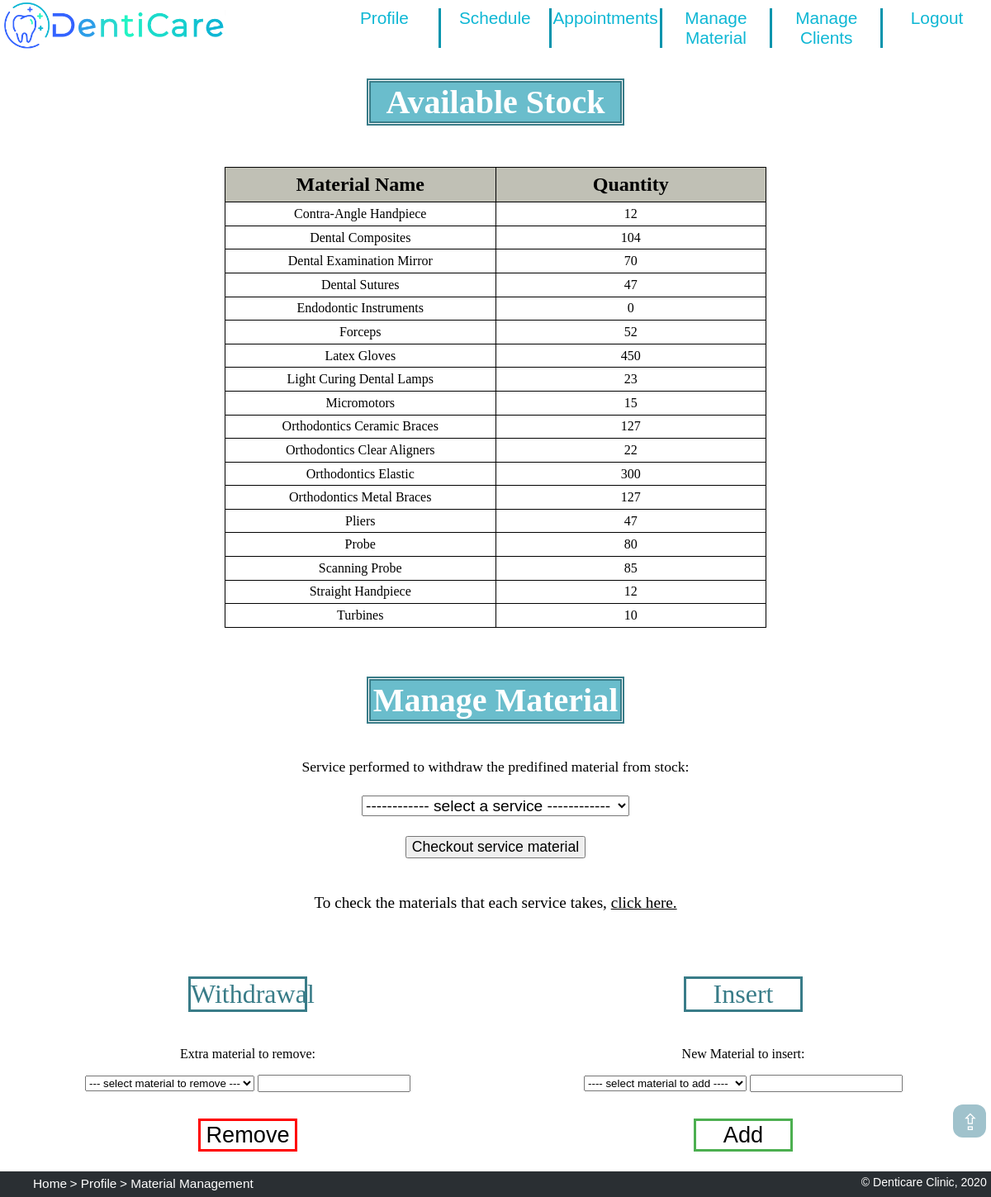
Before: /manage_material.php with the older database file.
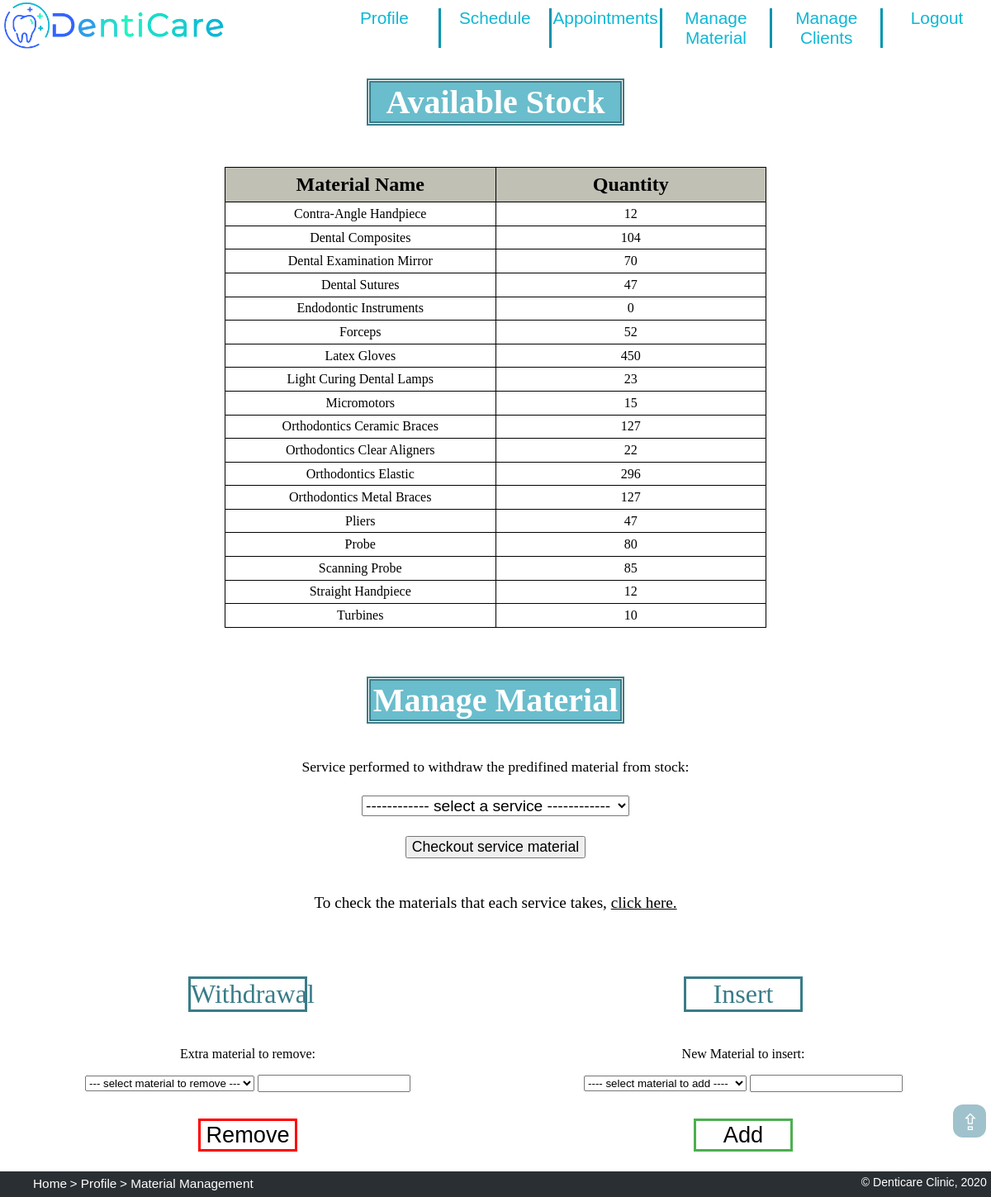
After: the same page with the newer database file.
### tables this page shows
CREATE TABLE material (
    name text PRIMARY KEY,
    quantity_in_stock integer NOT NULL CHECK(quantity_in_stock >= 0)
);

### database/material_db.php (called while the page is built, shortened)
<?php
    function getAllMaterial() {
        global $dbh;
        $stmt = $dbh->prepare('SELECT * FROM material ORDER BY name');
        $stmt->execute();
        return $stmt->fetchAll();
    }
?>

### manage_material.php (the view, shortened to what this page needs)
<?php
    require_once('database/init_db.php');
    require_once('database/material_db.php');
    $material = getAllMaterial();
    include('templates/profile_header_tpl.php');
?>
    <h1 id="stock"> Available Stock </h1>
    <table id="table">
        <tr>
            <th scope="col"> Material Name </th>
            <th scope="col"> Quantity </th>
        </tr>
        <?php
            foreach ($material as $row) { ?>
                <tr>
                    <td> <?php echo $row['name'] ?></td>
                    <td> <?php echo $row['quantity_in_stock'] ?> </td>
                </tr>
            <?php } ?>
    </table>
    <h1 id="manage_title"> Manage Material </h1>
    <form action="/action_manage_material.php" id="service_applied" method="post">
        <label> Service performed to withdraw the predifined material from stock: </label><br>
        <select name="service" id="service_mat" value="Services">
            <option hidden disabled selected value>------------ select a service ------------ </option>
        </select>
        <input type="submit" value="Checkout service material">
    </form>
    <p id='mat_per_serv'>To check the materials that each service takes, <a href="material_per_service.php"> click here.</a> </p>
    <?php if (isset($_SESSION['mat_error'])) ?> <p id="err"> <?php { echo $_SESSION['mat_error']; UNSET($_SESSION['mat_error']); } ?>
    <div id="management">
        <h2>Withdrawal</h2>
        <h2>Insert</h2>
        <form action="/action_manage_material.php" id="remove_from_stock" method="post">
            <p>Extra material to remove:</p>
            <select name="material_rem" id="xtra_mat">
                <option hidden disabled selected value> --- select material to remove --- </option>
            </select>
            <input type="number" name="qtty_rem" id="qty_remove" min="0">
        </form>
        <button type="submit" value="Remove" id="remove_mat" form="remove_from_stock">Remove</button>
        <form action="/action_manage_material.php" id="add_to_stock" method="post">
            <p>New Material to insert:</p>
            <select name="add_material" id="add_material">
                <option hidden disabled selected value> ---- select material to add ---- </option>
            </select>
            <input type="number" name="qtty_add" id="qty_add" min="0">
        </form>
        <button type="submit" value="Add" id="add_mat" form="add_to_stock">Add</button>
    </div>
    <?php include('templates/footer_tpl.php'); ?>

### templates/profile_header_tpl.php (shortened to what this page needs)
<!DOCTYPE html>
<html lang="en">
<head>
    <link href="css/style.css" rel="stylesheet">
    <link href="css/layout.css" rel="stylesheet">
    <link href="css/profilePage.css" rel="stylesheet">
    <link href="css/appointments.css" rel="stylesheet">
    <link href="https://cdnjs.cloudflare.com/ajax/libs/font-awesome/4.7.0/css/font-awesome.min.css" rel="stylesheet">
    <?php if ($_SERVER['PHP_SELF'] == '/dentalAuxiliary.php' || $_SERVER['PHP_SELF'] == '/dentalAuxiliary_appointments.php' || $_SERVER['PHP_SELF'] == '/material_per_service.php'|| $_SERVER['PHP_SELF'] == '/manage_material.php' || $_SERVER['PHP_SELF'] == '/manage_clients.php') { ?>
        <link href="css/schedule.css" rel="stylesheet">
        <link href="css/priceTable.css" rel="stylesheet">
        <link href="css/material.css" rel="stylesheet">
        <link href="css/mat_per_service.css" rel="stylesheet">
        <link href="css/managePeople.css" rel="stylesheet">
    <?php } ?>
    <link href="css/responsive.css" rel="stylesheet">
</head>
<body>
    <header>
        <a href='index.php' title="Home">
            <img src="images/logo.png" alt="Dentist Clinic Logo">
        </a>
        <nav id="menu">
            <ul>
                <?php if ($_SERVER['PHP_SELF'] == '/dentalAuxiliary.php' || $_SERVER['PHP_SELF'] == '/dentalAuxiliary_appointments.php' ||$_SERVER['PHP_SELF'] == '/material_per_service.php'|| $_SERVER['PHP_SELF'] == '/manage_material.php' || $_SERVER['PHP_SELF'] == '/manage_clients.php') { ?>
                    <li><a href='dentalAuxiliary.php' title="Profile"> Profile </a></li>
                    <li><a href='dentalAuxiliary.php#Schedule' title="Schedule"> Schedule </a></li>
                    <li><a href='dentalAuxiliary_appointments.php' title="Appointments"> Appointments </a></li>
                    <li><a href= 'manage_material.php' title="Material"> Manage Material </a></li>
                    <li><a href= 'manage_clients.php' title="Manage Clients"> Manage Clients </a></li>
                    <li><a href='action_logout.php' title="Logout"> Logout </a></li>
                <?php }?>
            </ul>
        </nav>
    </header>

### templates/footer_tpl.php (shortened to what this page needs)
    <form action="action_goUp.php" method = "post">
        <input type="submit" value=&#x21EA name="goUpButton" id="goUpButton">
    </form>
    <footer>
        <ul class="breadcrumb">
            <?php if ($_SERVER['PHP_SELF'] == '/manage_material.php') { ?>
                <li><a href='index.php'> Home </a></li>
                <li><a href='dentalAuxiliary.php'> Profile </a></li>
                <li> Material Management </li>
            <?php } ?>
        </ul>
        <p>&copy; Denticare Clinic, 2020</p>
    </footer>
</body>
</html>

### css/style.css (style rules this page uses)
html { background: url(https://media.istockphoto.com/vectors/abstract-white-gray-background-with-clean-smooth-soft-wave-vector-vector-id915242162?k=6&m=915242162&s=170667a&w=0&h=4WM4DJV-ZH4vGMzR6MZ9FEHTHWEkW3EGcwXswC1MwlI=) no-repeat center center fixed; -webkit-background-size: cover; -moz-background-size: cover; -o-background-size: cover; background-size: cover; scroll-behavior: smooth; }
body>header { background-color: rgb(255, 255, 255); color: rgb(14, 183, 212); }
body>header img:first-child { height: 4em; }
body>header ul { height: auto; margin: 0; padding: 0; }
body>header li { background-color: white; text-align: center; list-style-type: none; font-family: Arial, Helvetica, sans-serif; font-size: 130%; border-right: 3px solid rgb(3, 148, 173); }
body>header li:last-child { border-right: 0px solid white; }
body>header a { color: rgb(14, 183, 212); text-decoration: none; }
#contacts p, li { font-family: Arial, Helvetica, sans-serif; text-align: center; }
footer { background-color: #2A2F33; color: white; width:100%; font-size: 80%; font-family: Arial, Helvetica, sans-serif; }
footer p { margin:0; margin-right: 1%; margin-top: 1%; text-align: right; font-size: 110%; }
footer p, ul { padding-bottom: 1%; }
footer>ul.breadcrumb { margin: 0; margin-top:1%; }
footer>ul.breadcrumb li { display: inline-block; font-size: 120%; }
footer>ul.breadcrumb li+li:before { content: " \003E \0020"; }
footer>ul.breadcrumb li a { color: white; text-decoration: none; }
#goUpButton { position: fixed; width: 40px; height: 40px; bottom: 5%; right: 0.5%; z-index: 99; border: none; background-color: rgb(160, 194, 204); color: white; padding: 0.5% 0.8%; cursor: pointer; border-radius: 30%; font-size: 170%; text-align: center; }

### css/layout.css (style rules this page uses)
body { width: 100%; margin: 0; padding: 0; display: grid; grid-template-rows: [start] auto [first] auto [services] 10fr [end]; }
body>header { grid-row: start/first; }
body>header { display: grid; grid-template-columns: [logo] 1fr [menu] 2fr [end]; grid-template-rows: auto auto; }
header>nav { align-self: center; }
body>header img:first-child { grid-column: logo/menu; grid-row: 1; justify-self: left; }
body>header nav { grid-column: menu/end; grid-row: 1; }
body>header ul { display: flex; flex-direction: row; justify-content: center; }
body>header li { flex: 1; }
footer { display: grid; grid-template-rows: [start] auto [end]; }
footer>ul { grid-row: start/end; }
footer>p { grid-row: start/end; }

### css/schedule.css (style rules this page uses)
#scheduleTable th, td { font-size: 1em; border: 1px solid black; padding-top: 0.5em; padding-bottom: 0.3em; width: 20em; text-align: center; text-transform: capitalize; color: black; text-decoration: none; }

### css/priceTable.css (style rules this page uses)
#table { margin: 2em 17em; border-collapse: collapse; }
#table tr:first-of-type { background-color: #c0c0b5; }
#table th { font-size: 150%; border: 1px solid black; padding: 0.3em 0; }
#table td { text-align: center; border: 1px solid black; padding: 0.3em 0; text-transform: capitalize; background-color: white; }

### css/material.css (style rules this page uses)
#stock, #manage_title { font-size: 250%; margin-left: 37%; margin-right: 37%; margin-bottom: 1.5%; text-align: center; background: rgba(96, 185, 201, 0.932); background-clip: content-box; color: white; border: 5px double rgb(57, 124, 136); }
#service_applied { display:flex; justify-content: center; flex-wrap: wrap; }
#service_applied > label { padding:2% 30%; font-size: 110%; }
#service_applied > select { margin:0 30%; font-size: 120%; }
#service_applied > input { margin:2% 30%; font-size: 110%; }
#mat_per_serv { text-align: center; font-size: 120%; }
#mat_per_serv a { color: black; }
#management { display:grid; grid-template-columns:1fr 1fr; grid-template-rows: 1fr 1fr 1fr; }
#management > h2 { grid-row:1; font-size: 200%; font-weight: normal; padding: 0; margin-left: 38%; margin-right: 38%; text-align: center; background: rgba(255, 255, 255, 0); background-clip: content-box; color: rgb(57, 124, 136); border: 3px solid rgb(57, 124, 136); }
#remove_from_stock, #add_to_stock { place-self: center; grid-row:2; }
#remove_from_stock { grid-column : 1; }
#add_to_stock { grid-column : 2; }
#remove_from_stock>p, #add_to_stock>p { text-align: center; }
#remove_mat, #add_mat { border: none; width: 20%; height:45%; color: black; text-align: center; text-decoration: none; font-size: 170%; place-self: center; cursor: pointer; transition-duration: 0.4s; grid-row:3; }
#add_mat { background-color: white; border: 3px solid #4CAF50; grid-column : 2; }
#remove_mat { background-color: white; border: 3px solid red; grid-column : 1; }

Changed rows visible on the page:
changed material "Orthodontics Elastic": quantity_in_stock "300" → "296"
